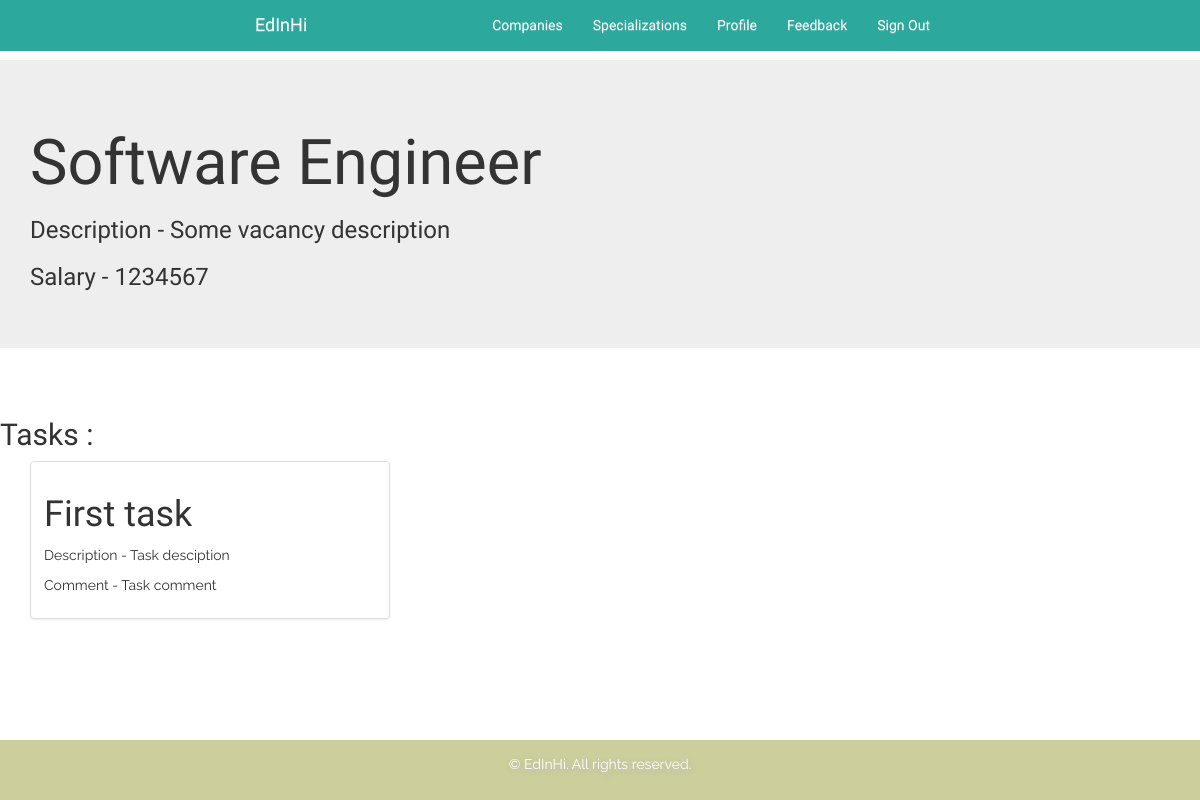
Page /companies/vacancy/1/ (signed in) on the committed database.
### company/models.py (models this page shows)
class Vacancy(models.Model):
    name = models.CharField(max_length=100)
    description = models.TextField()
    salary = models.CharField(max_length=100)
    required_skills = models.ManyToManyField(Skill, blank=True)
    task = models.ManyToManyField(CompanyTask, blank=True)
    wishlist = models.ForeignKey(WishList, blank=True, null=True)

### tasks/models.py (models this page shows)
class CompanyTask(models.Model):
    name = models.CharField(max_length=200)
    comment_to_task = models.TextField()
    description = models.TextField()
    contact_email = models.EmailField()
    phone = models.CharField(max_length=20, null=True, blank=True)
    pub_date = models.DateTimeField('date published', default = timezone.now)

### companies_app/views.py (the view)
# urls.py: url(r'^vacancy/(?P<pk>[0-9]+)/', views.detail_vacancy, name='detail_vacancy'),
@login_required
def detail_vacancy(request, pk):
    vacancy = get_object_or_404(Vacancy, pk=pk)
    return render(request, 'companies/detail_vacancy.html', {'vacancy' : vacancy})

### companies_app/templates/companies/detail_vacancy.html (shortened to what this page needs)
{% extends 'main_app/base.html' %}
{% block content %}
    <br><br><br>
    <div class="jumbotron">
        <div class="container">
            <h1>{{ vacancy.name }}</h1>
            <h3>Description - {{ vacancy.description }}</h3>
            <h3>Salary - {{ vacancy.salary }}</h3>
        </div>
    </div>
    <br>
    <h2>Tasks : </h2>
    <div class="container">
        <div class="row">
            {% for each_task in vacancy.task.all %}
                <div class="col-md-4">
                    <div class="thumbnail">
                        <div class="caption">
                            <h1>{{ each_task.name }}</h1>
                            <p>Description - {{ each_task.description }}</p>
                            <p>Comment - {{ each_task.comment_to_task }}</p>
                        </div>
                    </div>
                </div>
            {% endfor %}
        </div>
    </div>
{% endblock %}

### main_app/static/css/main.css (style rules this page uses)
html { position: relative; min-height: 100%; }
p { font-family: 'Raleway', sans-serif; }
html h1, html h2, html h3, html h4, html h5, html h6 { font-family: 'Heebo', sans-serif; font-weight: 300; }
body { margin-bottom: 60px; overflow-x: hidden; }

### rows in the picture
Vacancy: name "Software Engineer", description "Some vacancy description", salary "1234567"
CompanyTask: name "First task", description "Task desciption", comment_to_task "Task comment"
